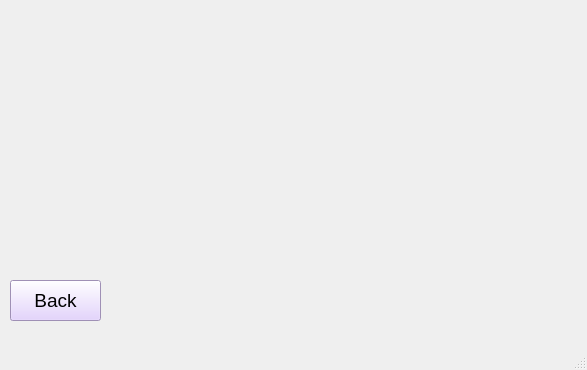
<?xml version="1.0" encoding="UTF-8"?>
<ui version="4.0">
 <class>MainWindow</class>
 <widget class="QMainWindow" name="MainWindow">
  <property name="geometry">
   <rect>
    <x>0</x>
    <y>0</y>
    <width>587</width>
    <height>370</height>
   </rect>
  </property>
  <property name="windowTitle">
   <string>MainWindow</string>
  </property>
  <property name="styleSheet">
   <string notr="true"/>
  </property>
  <widget class="QWidget" name="centralwidget">
   <widget class="QPushButton" name="back">
    <property name="geometry">
     <rect>
      <x>10</x>
      <y>280</y>
      <width>91</width>
      <height>41</height>
     </rect>
    </property>
    <property name="font">
     <font>
      <pointsize>14</pointsize>
     </font>
    </property>
    <property name="styleSheet">
     <string notr="true">background-color: rgb(222, 201, 254);</string>
    </property>
    <property name="text">
     <string>Back</string>
    </property>
   </widget>
  </widget>
  <widget class="QMenuBar" name="menubar">
   <property name="geometry">
    <rect>
     <x>0</x>
     <y>0</y>
     <width>587</width>
     <height>21</height>
    </rect>
   </property>
  </widget>
  <widget class="QStatusBar" name="statusbar"/>
 </widget>
 <resources/>
 <connections/>
</ui>
